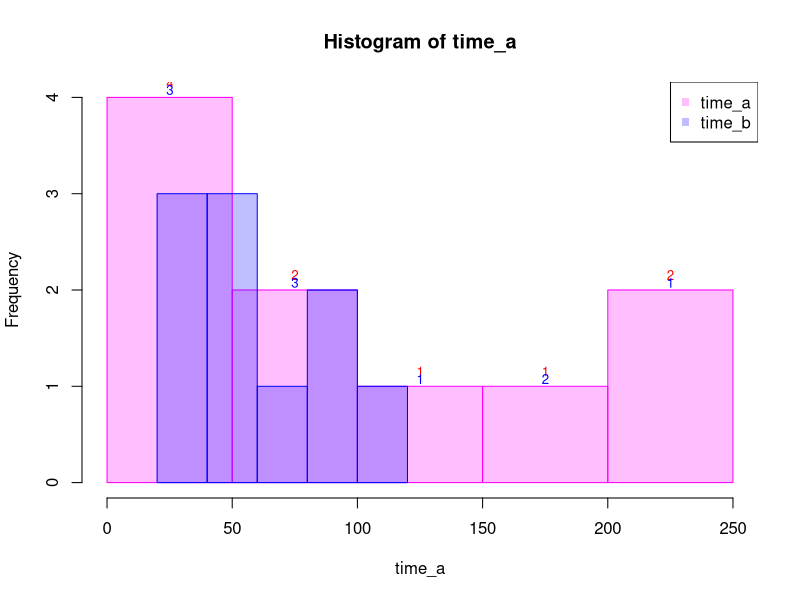

Source code (R):
time_a = c(60,100,50,40,50,230,120, 240,200,30)
time_b = c(50,60,40,50,100,80,30,20,100,120)
hist_a = hist(time_a,col='#ff00ff40',border='#ff00ff')
#hist_b = hist(time_b)
hist_ab = hist(time_b,col='#0000ff40',border='#0000ff',add=T)
labels = c('time_a','time_b')
legend('topright',legend=labels,col=c('#ff00ff40','#0000ff40'),pch=15,cex=1)
text(hist_a$mid,hist_a$counts,hist_a$counts,cex=0.8,pos=3,col='red')
text(hist_a$mid,hist_a$counts-max(hist_a$counts)*0.02,hist_ab$counts,cex=0.8,pos=3,col='blue')
mean_a = mean(time_a)
mean_b = mean(time_b)
sd_a = sd(time_a)
sd_b = sd(time_b)
std_a = (time_a - mean_a) / sd_a
std_b = (time_b - mean_b) / sd_b


